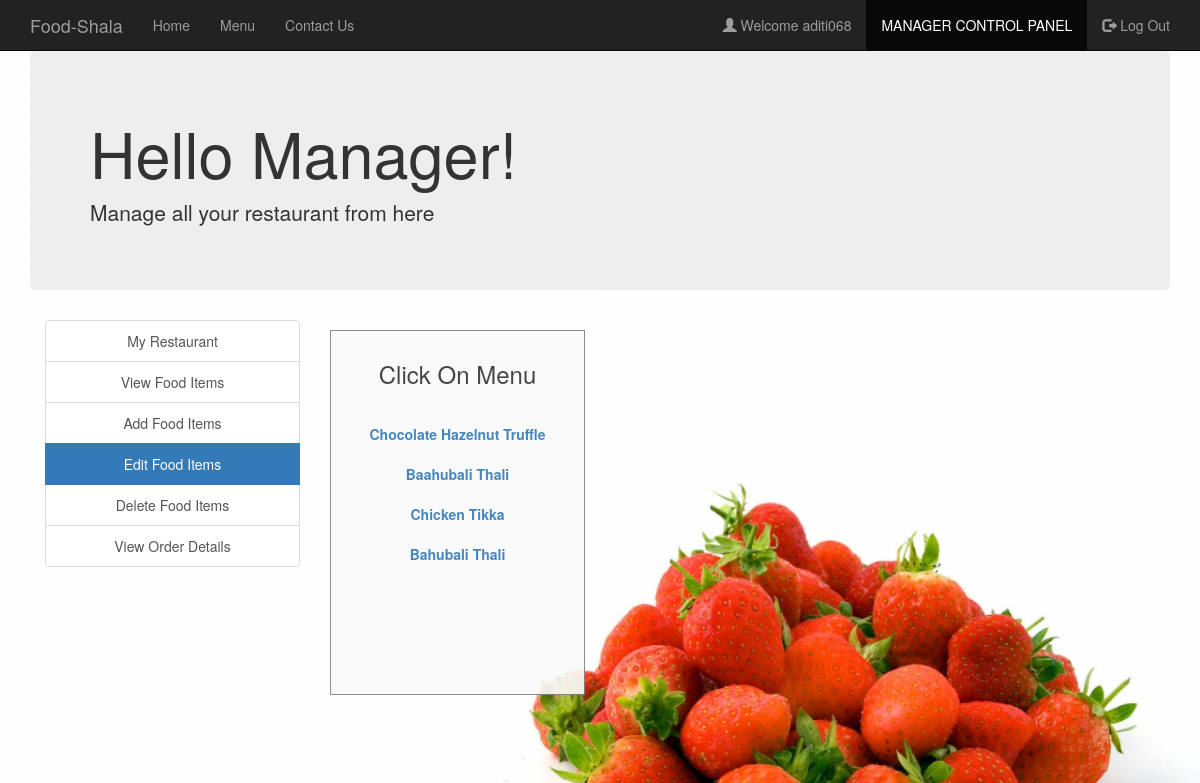
Screenshot of /edit_food_items.php (signed in) with the database file from the repository.
### tables this page shows
CREATE TABLE `manager` (
  `username` varchar(30) NOT NULL,
  `fullname` varchar(30) NOT NULL,
  `email` varchar(30) NOT NULL,
  `contact` varchar(30) NOT NULL,
  `address` varchar(50) NOT NULL,
  `password` varchar(30) NOT NULL
);

CREATE TABLE `food` (
  `F_ID` int(30) NOT NULL,
  `name` varchar(30) NOT NULL,
  `category` varchar(40) NOT NULL,
  `price` int(30) NOT NULL,
  `description` varchar(200) NOT NULL,
  `R_ID` int(30) NOT NULL,
  `images_path` varchar(200) NOT NULL,
  `options` varchar(10) NOT NULL DEFAULT 'ENABLE'
);

### session_m.php (called while the page is built, shortened)
<?php
$conn = Connect();
$user_check=$_SESSION['login_user1'];
$query = "SELECT username FROM MANAGER WHERE username = '$user_check'";
$ses_sql = mysqli_query($conn, $query);
$row = mysqli_fetch_assoc($ses_sql);
$login_session =$row['username'];
?>

### edit_food_items.php (the view, shortened to what this page needs)
<?php
include('session_m.php');
?>
<!DOCTYPE html>
<html>
  <head>
  </head>
  <link rel="stylesheet" type = "text/css" href ="css/edit_food_items.css">
  <link rel="stylesheet" href="https://maxcdn.bootstrapcdn.com/bootstrap/3.4.0/css/bootstrap.min.css">
  <body>
    <nav class="navbar navbar-inverse navbar-fixed-top navigation-clean-search" role="navigation">
      <div class="container">
        <div class="navbar-header">
          <a class="navbar-brand" href="index.php">Food-Shala</a>
        </div>
        <div class="collapse navbar-collapse " id="myNavbar">
          <ul class="nav navbar-nav">
            <li><a href="index.php">Home</a></li>
            <li><a href="foodlist.php">Menu</a></li>
            <li><a href="contactus.php">Contact Us</a></li>
          </ul>
          <ul class="nav navbar-nav navbar-right">
            <li><a href="#"><span class="glyphicon glyphicon-user"></span> Welcome <?php echo $login_session; ?> </a></li>
            <li class="active"> <a href="managerlogin.php">MANAGER CONTROL PANEL</a></li>
            <li><a href="logout_m.php"><span class="glyphicon glyphicon-log-out"></span> Log Out </a></li>
          </ul>
        </div>
      </div>
    </nav>
<div class="container">
    <div class="jumbotron">
     <h1>Hello Manager! </h1>
     <p>Manage all your restaurant from here</p>
    </div>
    </div>
<div class="container">
    	<div class="col-xs-3" style="text-align: center;">
    	<div class="list-group">
    		<a href="myrestaurant.php" class="list-group-item ">My Restaurant</a>
    		<a href="view_food_items.php" class="list-group-item ">View Food Items</a>
    		<a href="add_food_items.php" class="list-group-item ">Add Food Items</a>
    		<a href="edit_food_items.php" class="list-group-item active">Edit Food Items</a>
    		<a href="delete_food_items.php" class="list-group-item ">Delete Food Items</a>
        <a href="view_order_details.php" class="list-group-item ">View Order Details</a>
    	</div>
    </div>
<div class="col-xs-3">
  <div class="form-area" style="padding: 10px 10px 110px 10px; ">
    <div style="text-align: center;">
      <h3>Click On Menu <br><br></h3>
    </div>
    <?php
    $query = mysqli_query($conn, "SELECT * FROM food f WHERE f.R_ID IN (SELECT r.R_ID FROM RESTAURANTS r WHERE r.M_ID='$user_check') ORDER BY F_ID");
    while ($row = mysqli_fetch_array($query)) {
      ?>
      <div class="list-group" style="text-align: center;">
        <?php
      echo "<b><a href='edit_food_items.php?update= {$row['F_ID']}'>{$row['name']}</a></b>";
        ?>
      </div>
    <?php
    }
    ?>
  </div>
</div>
</div>
  </body>
<br>
</html>

### css/edit_food_items.css (style rules this page uses)
body,html { height: 100%; }
body { padding-top: 50px; background-image: url('headerimg2.jpg'); background-repeat: repeat; background-size: 100%; }
.form-area { background-color: #FAFAFA; padding: 10px 40px 60px; margin: 10px 0px 60px; border: 1px solid GREY; opacity:0.9; }

### rows the page displays
manager: username "aditi068"
food: name "Chocolate Hazelnut Truffle"
food: name "Baahubali Thali"
food: name "Chicken Tikka"
food: name "Bahubali Thali"
